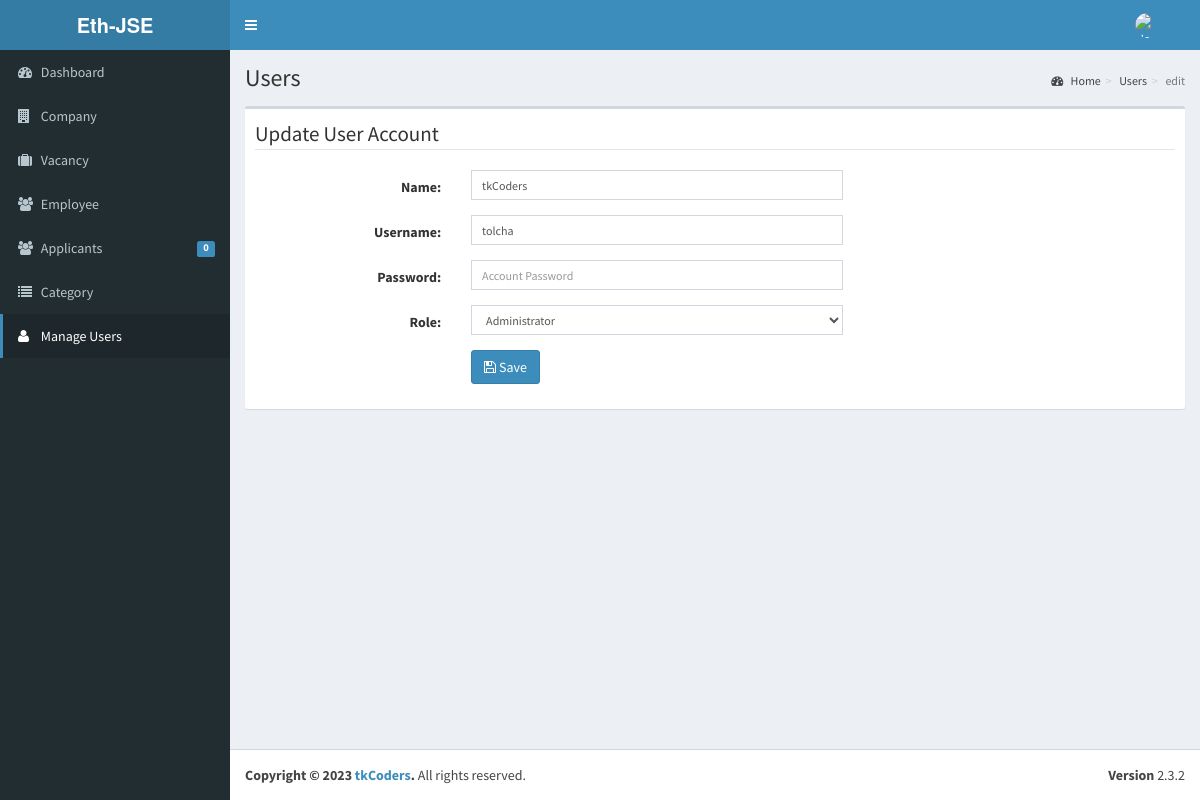
Page /admin/user/index.php?view=edit&id=00018 (signed in) on the committed database.
### tables this page shows
CREATE TABLE `tblusers` (
  `USERID` varchar(30) NOT NULL,
  `FULLNAME` varchar(40) NOT NULL,
  `USERNAME` varchar(90) NOT NULL,
  `PASS` varchar(90) NOT NULL,
  `ROLE` varchar(30) NOT NULL,
  `PICLOCATION` varchar(255) NOT NULL
);

### admin/user/index.php (called while the page is built, shortened)
<?php
require_once ("../theme/templates.php");
?>

### include/database.php (called while the page is built, shortened)
<?php
class Database {
	var $sql_string = '';
	private $conn;
	public function open_connection() {
		$this->conn = mysqli_connect(server,user,pass);
		if(!$this->conn){
			echo "Problem in database connection! Contact administrator!";
			exit();
		}else{
			$db_select = mysqli_select_db($this->conn,database_name);
		}
	}
	function setQuery($sql='') {
		$this->sql_string=$sql;
	}
	function executeQuery() {
		$result = mysqli_query($this->conn,$this->sql_string);
		return $result;
	}
	private function confirm_query($result) {
		return $result;
	}
	function loadSingleResult() {
		$cur = $this->executeQuery();
		while ($row = mysqli_fetch_object($cur)) {
		return $data = $row;
		}
	}
}
$mydb = new Database();
?>

### include/accounts.php (called while the page is built, shortened)
<?php
require_once(LIB_PATH.DS.'database.php');
class User {
	protected static  $tblname = "tblusers";
	function single_user($id=""){
			global $mydb;
			$mydb->setQuery("SELECT * FROM ".self::$tblname."
				Where USERID= '{$id}' LIMIT 1");
			$cur = $mydb->loadSingleResult();
			return $cur;
	}
}
?>

### admin/user/edit.php (the view, shortened to what this page needs)
<?php
  @$USERID = $_GET['id'];
  $user = New User();
  $singleuser = $user->single_user($USERID);
?>
 <form class="form-horizontal span6" action="controller.php?action=edit" method="POST">
          <fieldset>
            <legend> Update User Account</legend>
                  <div class="form-group">
                    <div class="col-md-8">
                      <label class="col-md-4 control-label" for=
                      "U_NAME">Name:</label>
                      <div class="col-md-8">
                         <input class="form-control input-sm" id="U_NAME" name="U_NAME" placeholder=
                            "Account Name" type="text" value="<?php echo $singleuser->FULLNAME; ?>">
                      </div>
                    </div>
                  </div>
                  <div class="form-group">
                    <div class="col-md-8">
                      <label class="col-md-4 control-label" for=
                      "U_USERNAME">Username:</label>
                      <div class="col-md-8">
                         <input class="form-control input-sm" id="U_USERNAME" name="U_USERNAME" placeholder=
                            "Email Address" type="text" value="<?php echo $singleuser->USERNAME; ?>">
                      </div>
                    </div>
                  </div>
                  <div class="form-group">
                    <div class="col-md-8">
                      <label class="col-md-4 control-label" for=
                      "U_PASS">Password:</label>
                      <div class="col-md-8">
                         <input class="form-control input-sm" id="U_PASS" name="U_PASS" placeholder=
                            "Account Password" type="Password" value="" required>
                      </div>
                    </div>
                  </div>
                  <div class="form-group">
                    <div class="col-md-8">
                      <label class="col-md-4 control-label" for=
                      "U_ROLE">Role:</label>
                      <div class="col-md-8">
                       <select class="form-control input-sm" name="U_ROLE" id="U_ROLE">
                          <option value="Administrator"  <?php echo ($singleuser->ROLE=='Administrator') ? 'selected="true"': '' ; ?>>Administrator</option>
                        </select>
                      </div>
                    </div>
                  </div>
             <div class="form-group">
                    <div class="col-md-8">
                      <label class="col-md-4 control-label" for=
                      "idno"></label>
                      <div class="col-md-8">
                         <button class="btn btn-primary " name="save" type="submit" ><span class="fa fa-save fw-fa"></span> Save</button>
                      </div>
                    </div>
                  </div>
          </fieldset>
        </form>
        </div>

### rows in the picture
tblusers: U_NAME "tkCoders", U_USERNAME "tolcha", U_ROLE "Administrator"

### other values in the picture
$pending->APPL "0"
$title "Users"
$_GET['view'] "edit"
